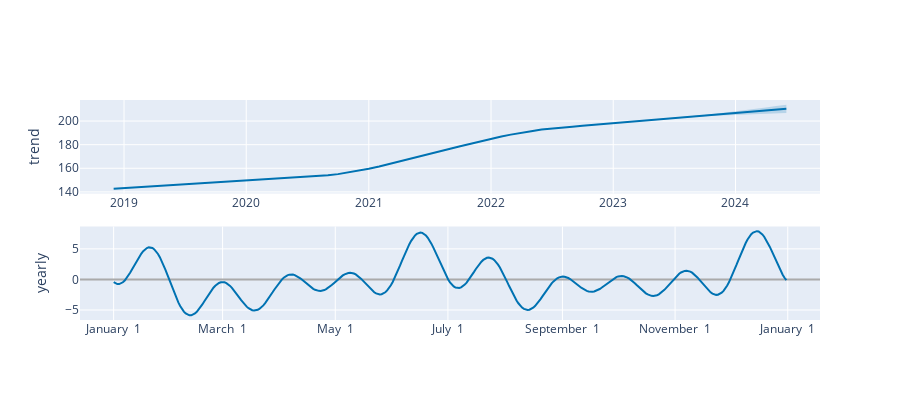

Write notebook code for a chart like this one.
### Code cell
# interactive version of decomposition components
plot_components_plotly(model, forecast)
